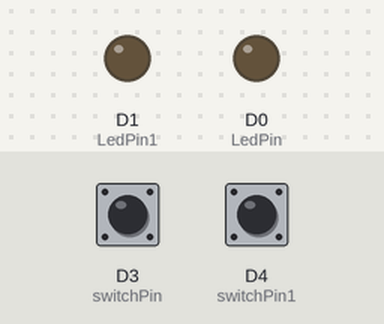
A sketch run on a simulated ESP8266 (NodeMCU). Parts: output pins drawn as LEDs (lit = HIGH). The test bench sets the inputs (shaded band); at power-on: D3 (switchPin) HIGH, D4 (switchPin1) HIGH.

Above: at 1.2 s.
1.3 s: D3 (switchPin) pulled LOW for 0.15 s
At 1.37 s:
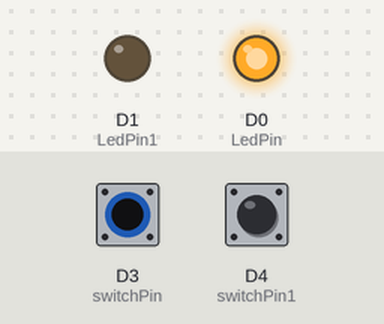
2.9 s: D4 (switchPin1) pulled LOW for 0.15 s
At 2.97 s:
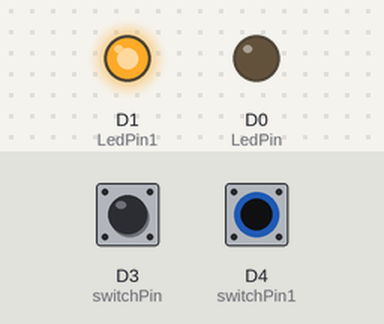
4.5 s: D4 (switchPin1) pulled LOW for 3.2 s
At 8.5 s:
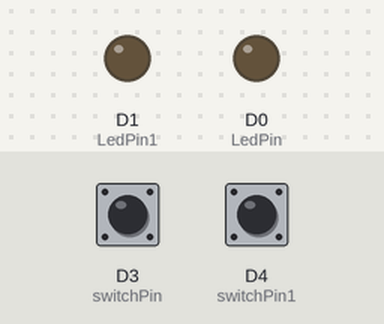
9.2 s: D3 (switchPin) pulled LOW for 3.2 s
At 9.7 s:
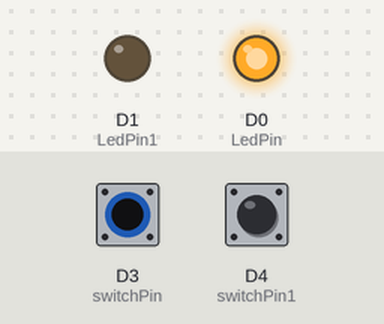
13.9 s: D3 (switchPin) driven LOW and D4 (switchPin1) driven LOW
At 14.5 s:
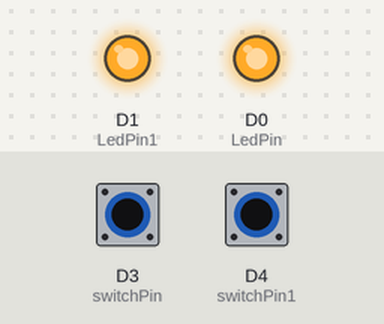
Timing chart, 0 to 16.4 s (numbered marks = the images above; inputs shaded):
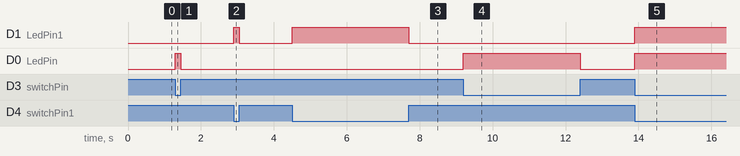

Measured:
- after the input at 1.3 s, D0 (LedPin): LOW → HIGH at once, → LOW 0.15 s later
- after the input at 2.9 s, D1 (LedPin1): LOW → HIGH at once, → LOW 0.15 s later
- after the input at 4.5 s, D1 (LedPin1): LOW → HIGH at once, → LOW 3.2 s later
- after the input at 9.2 s, D0 (LedPin): LOW → HIGH at once, → LOW 3.2 s later
- after the input at 13.9 s, D1 (LedPin1), D0 (LedPin): LOW → HIGH at once

The sketch:

Dig_ip_op.ino
```cpp
int switchPin=D3;
int LedPin=D0;
int switchValue,switchValue1;
int switchPin1=D4;
int LedPin1=D1;

void setup() {
  // put your setup code here, to run once:
  pinMode(LedPin,OUTPUT);
   pinMode(switchPin,INPUT_PULLUP);
   pinMode(LedPin1,OUTPUT);
   pinMode(switchPin1,INPUT_PULLUP);


}

void loop() {
  // put your main code here, to run repeatedly:
  switchValue = digitalRead(switchPin);
  digitalWrite(LedPin,!switchValue);
switchValue1 = digitalRead(switchPin1);
  digitalWrite(LedPin1,!switchValue1);

}
```
